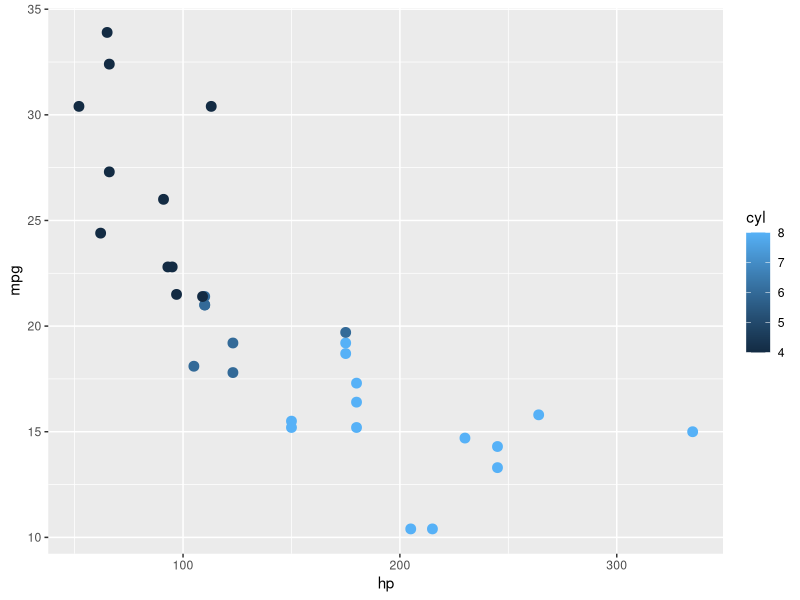

Write the R code that produced this figure.
## ---- chunk 1
library(ggplot2)
library(tidyverse)

#Segunda modificación

mtcars %>% ggplot(aes(x=hp, y=mpg, color=cyl)) +
  geom_point(size=3)

## ---- chunk 2

#Tercera modificación

1+1

